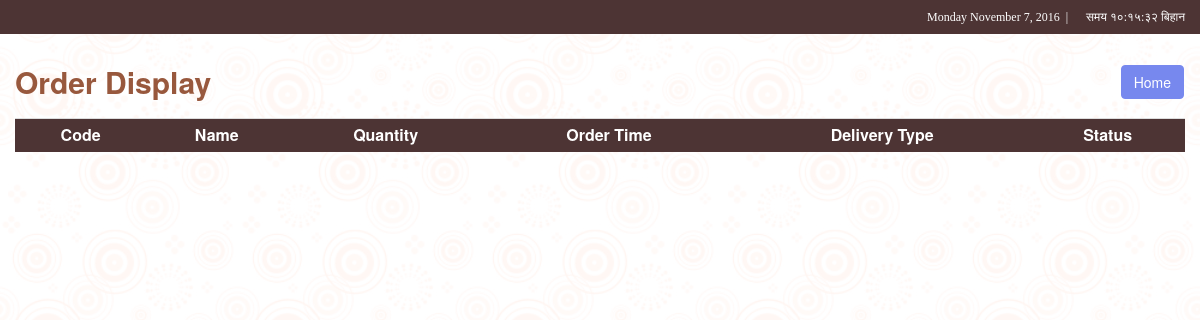
The page /order-display.php (signed in) on the database as committed earlier.
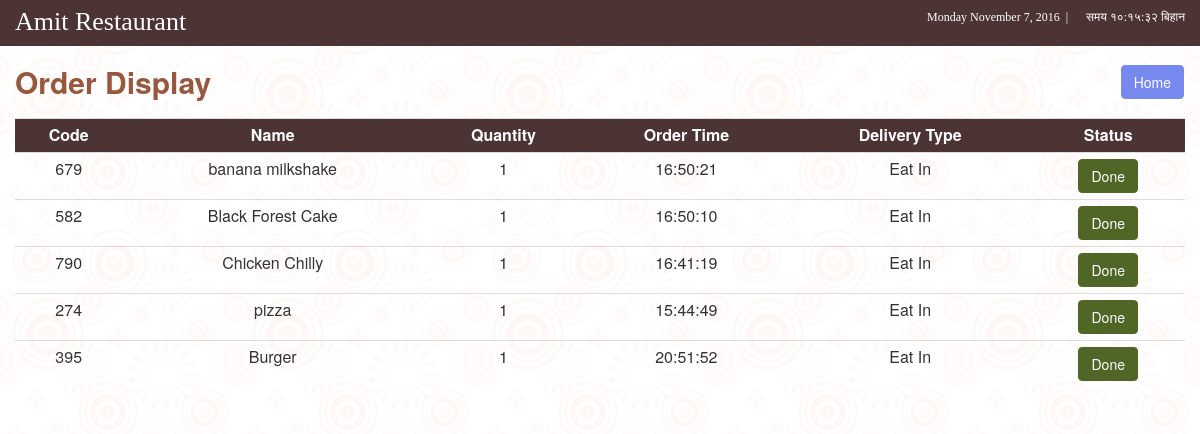
The same page on the database as committed later.
### tables this page shows
CREATE TABLE `details` (
  `id` int(9) NOT NULL,
  `name` varchar(50) NOT NULL,
  `image` varchar(50) NOT NULL
);

CREATE TABLE `shop` (
  `id` int(9) NOT NULL,
  `code` int(9) NOT NULL,
  `name` varchar(30) NOT NULL,
  `price` int(9) NOT NULL,
  `quantity` int(3) NOT NULL,
  `delivery_type` varchar(30) NOT NULL,
  `order_time` varchar(30) NOT NULL
);

### order-display.php (the view, shortened to what this page needs)
<?php include ('inc/header-without-menu.php'); ?>
<?php if( !user_staff() ){ ?>
<h2 class="page-title">Order Display</h2>
	<table id="order" class="table table-condensed table-hover">
		<tr class="t-head">
			<th>Code</th>
			<th>Name</th>
			<th>Quantity</th>
			<th>Order Time</th>
			<th>Delivery Type</th>
			<th>Status</th>
		</tr>
				<?php
					$id_qry = "SELECT * FROM shop ORDER BY id DESC";
					 $sel_id = query($id_qry);
					 while ($row = fetch($sel_id))
					 {
          echo "<tr><td>".$row['code'] ."</td><td>".$row['name'] ."</td><td>".$row['quantity'] ."</td><td>".$row['order_time'] ."</td><td>".$row['delivery_type'] ."</td><td>";
          ?>
      		<a class="btn btn-success" href="order-delete.php?val=<?php echo encrypt_decrypt('encrypt',$row['id']); ?>&val2=<?php echo encrypt_decrypt('encrypt',$row['code']); ?>">Done</a>
       <?php
        echo "</td></tr>";
    }
				?>
	</table>
<?php include ('inc/footer.php'); ?>
<?php
	} else {
		redirect_to("index");
	}
?>

### inc/function.php (shortened to what this page needs)
<?php
function query($str) {
    global $connection;
    $sel_query = mysqli_query($connection,$str);
    return $sel_query;
}
function fetch($str) {
    $row = mysqli_fetch_array($str);
    return $row;
}
function the_title(){
    $query = "SELECT name FROM details";
    $result = query($query);
    if($row = fetch($result)){
        echo $row['name'];
    }
}
function encrypt_decrypt($action, $string) {
    $output = false;
    $encrypt_method = "AES-256-CBC";
    $secret_key = 'Your Secret Key key';
    $secret_iv = 'Your Secret Key iv';
    $key = hash('sha256', $secret_key);
    $iv = substr(hash('sha256', $secret_iv), 0, 16);
    if( $action == 'encrypt' ) {
        $output = openssl_encrypt($string, $encrypt_method, $key, 0, $iv);
        $output = base64_encode($output);
    }
    else if( $action == 'decrypt' ){
        $output = openssl_decrypt(base64_decode($string), $encrypt_method, $key, 0, $iv);
    }
    return $output;
}
?>

Rows that differ between the two databases and show on the page:
added details: name "Amit Restaurant"
added shop: code "679", name "banana milkshake", quantity "1", order_time "16:50:21", delivery_type "Eat In"
added shop: code "582", name "Black Forest Cake", quantity "1", order_time "16:50:10", delivery_type "Eat In"
added shop: code "790", name "Chicken Chilly", quantity "1", order_time "16:41:19", delivery_type "Eat In"
added shop: code "274", name "pizza", quantity "1", order_time "15:44:49", delivery_type "Eat In"
added shop: code "395", name "Burger", quantity "1", order_time "20:51:52", delivery_type "Eat In"
